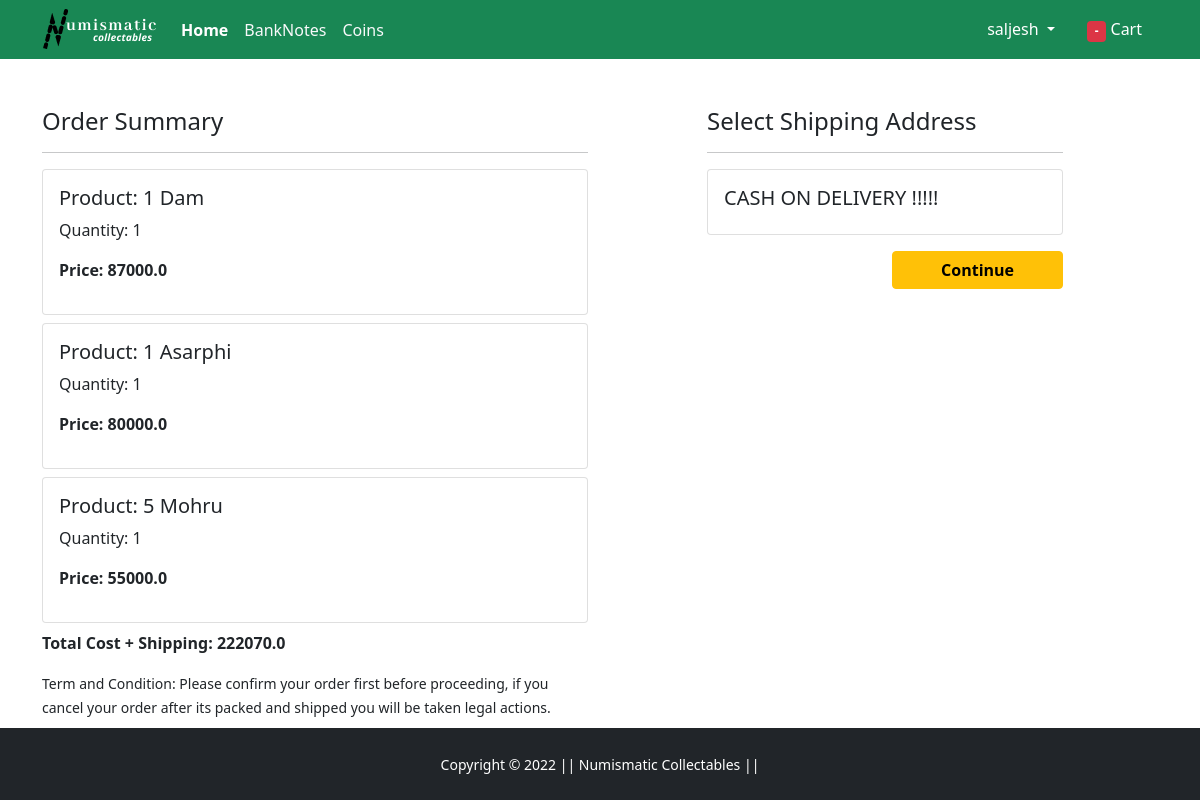
Before: /checkout/ (signed in) with the older database file.
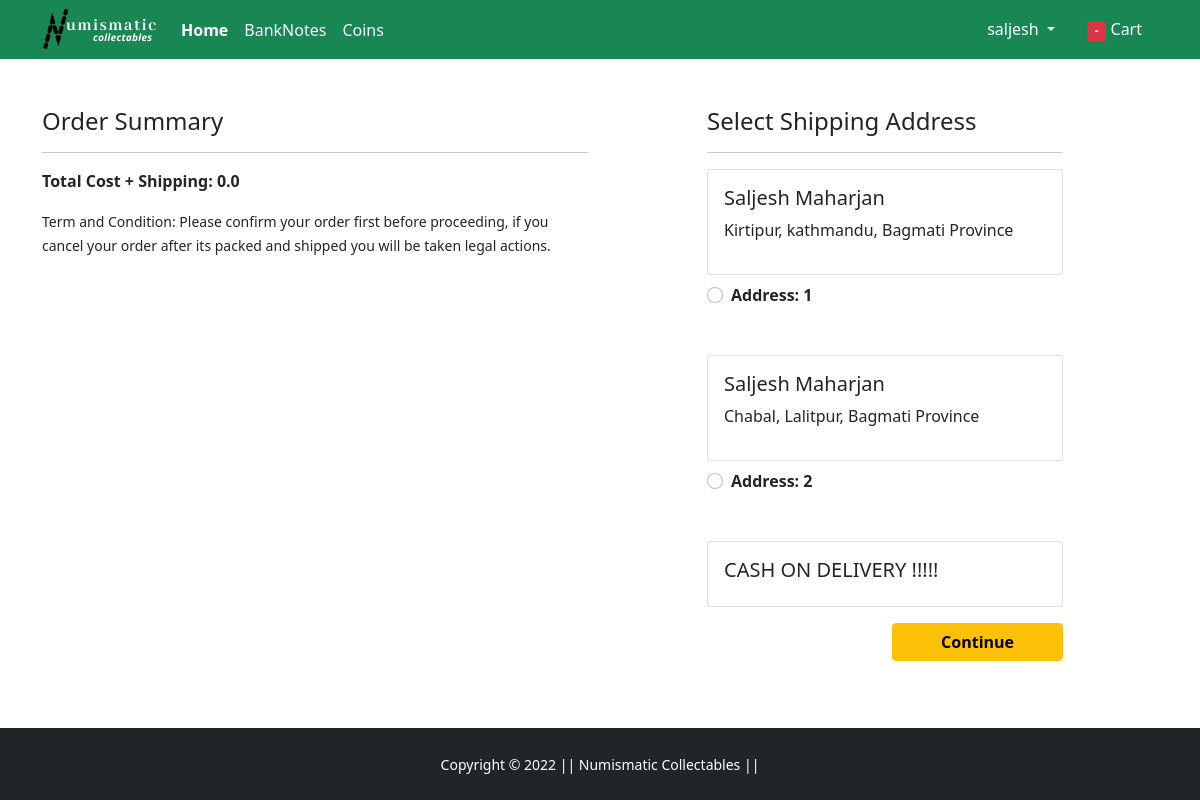
After: the same page with the newer database file.
### app/models.py (models this page shows, shortened)
class Cart(models.Model):
    user = models.ForeignKey(User, on_delete=models.CASCADE)
    product = models.ForeignKey(Product, on_delete=models.CASCADE)
    quantity = models.PositiveIntegerField(default=1)
    @property
    def total_cost(self):
        return self.quantity * self.product.discounted_price

class Product(models.Model):
    title = models.CharField(max_length=100)
    selling_price = models.FloatField()
    discounted_price = models.FloatField()
    description = models.TextField()
    brand = models.CharField(max_length=100)
    category = models.CharField(choices=CATEGORY_CHOICES, max_length=15)
    product_image = models.ImageField(upload_to="productimg")

class Customer(models.Model):
    user = models.ForeignKey(User,on_delete=models.CASCADE)
    name = models.CharField(max_length=200)
    locality = models.CharField(max_length=200)
    city = models.CharField(max_length=50)
    state = models.CharField(choices=STATE_CHOICE, max_length=50)

### app/views.py (the view)
# urls.py: path('checkout/', views.checkout, name='checkout'),
@login_required
def checkout(request):
    user = request.user
    add = Customer.objects.filter(user = user)
    cart_item = Cart.objects.filter(user= user)
    amount = 0.0
    shipping_amount = 70.0
    totalamount = 0.0
    cart_product = [p for p in Cart.objects.all() if p.user == request.user]
    if cart_product:
        for p in cart_product:
            tempamount = (p.quantity * p.product.discounted_price)
            amount += tempamount
        totalamount = amount + shipping_amount
    return render(request, 'app/checkout.html',{'add':add,'cart_item':cart_item,'totalamount':totalamount})

### app/templates/app/checkout.html (shortened to what this page needs)
{% extends 'app/base.html' %}
{% load static %}
{% block main-content %}
<div class="container">
 <div class="row mt-5">
  <div class="col-sm-6">
    <h4>Order Summary</h4>
    <hr>
    {% for item in cart_item %}
      <div class="card mb-2">
        <div class="card-body">
          <h5>Product: {{item.product.title}}</h5>
          <p>Quantity: {{item.quantity}}</p>
          <p class="fw-bold">Price: {{item.total_cost}} </p>
        </div>
      </div>
    {% endfor %}
     <p class="fw-bold">Total Cost + Shipping: {{totalamount}}</p>
    <small>Term and Condition: Please confirm your order first before proceeding, if you cancel your order after its packed and shipped you will be taken legal actions.</small>
  </div>
  <div class="col-sm-4 offset-sm-1">
    <h4>Select Shipping Address</h4>
    <hr>
    <form action="/paymentdone">
    {% for ad in add %}
      <div class="card">
        <div class="card-body">
        <h5>{{ad.name}}</h5>
        <p>{{ad.locality}}, {{ad.city}}, {{ad.state}}</p>
        </div>
      </div>
        <div class="form-check mt-2 mb-5">
          <input class="form-check-input" type="radio" value="{{ ad.id }}" name="custid" id="custadd{{forloop.counter}}">
          <label class="form-check-label fw-bold" for="">
            Address: {{forloop.counter}}</label>
        </div>
    {% endfor %}
         <div class="card">
        <div class="card-body">
          <h5>CASH ON DELIVERY !!!!!</h5>
        </div>
      </div>
        <div class="text-end">
          <button type="submit" class="btn btn-warning mt-3 px-5 fw-bold">Continue</button>
        </div>
      </form>
    </div>
  </div>
</div>
{% endblock main-content %}

Changed rows visible on the page:
removed Cart: product "1 Dam", quantity "1", total_cost "87000.0"
removed Cart: product "1 Asarphi", quantity "1", total_cost "80000.0"
removed Cart: product "5 Mohru", quantity "1", total_cost "55000.0"
now on this page (row edited): Customer: name "Saljesh Maharjan", locality "Kirtipur", city "kathmandu", state "Bagmati Province"
now on this page (row edited): Customer: name "Saljesh Maharjan", locality "Chabal", city "Lalitpur", state "Bagmati Province"
Other visible differences:
{{ totalamount }}: "222070.0" → "0.0"
